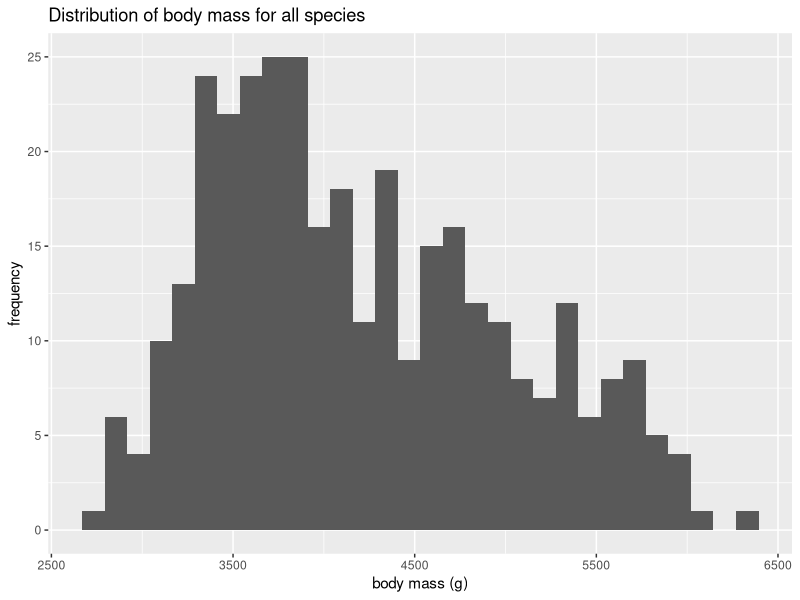
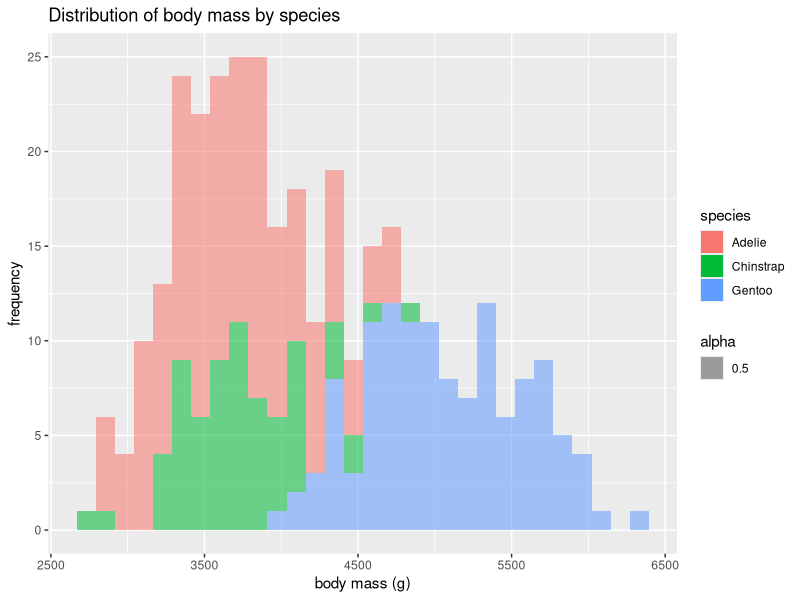
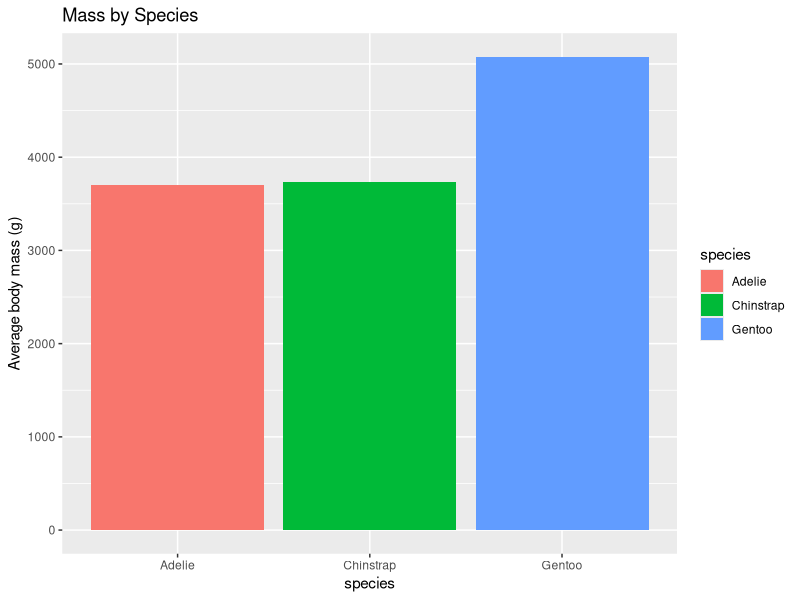
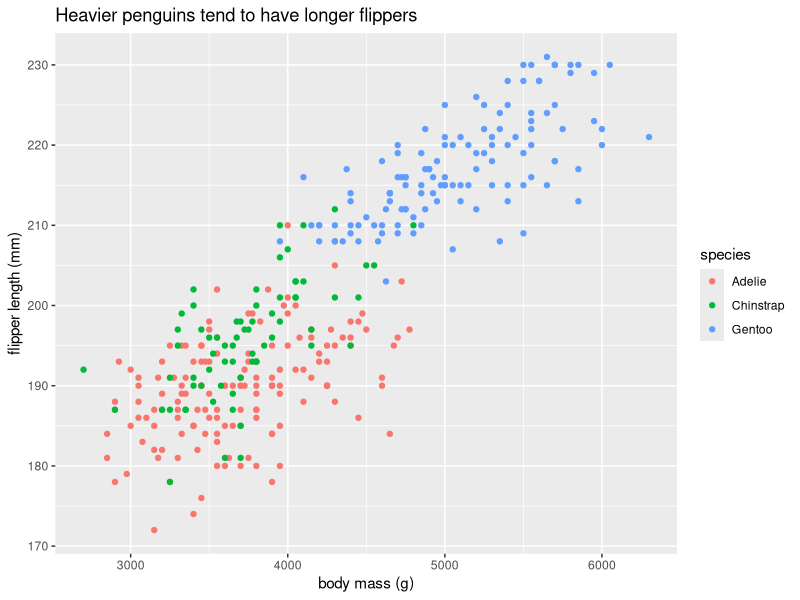
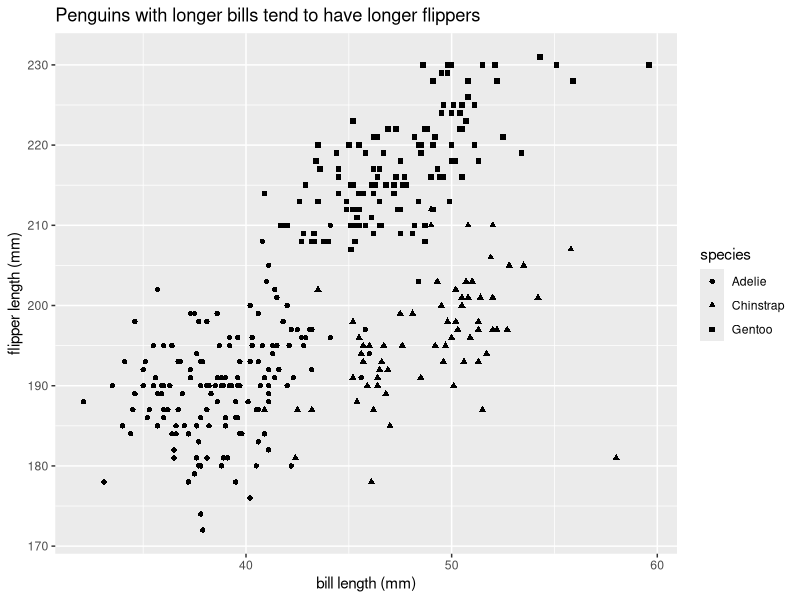
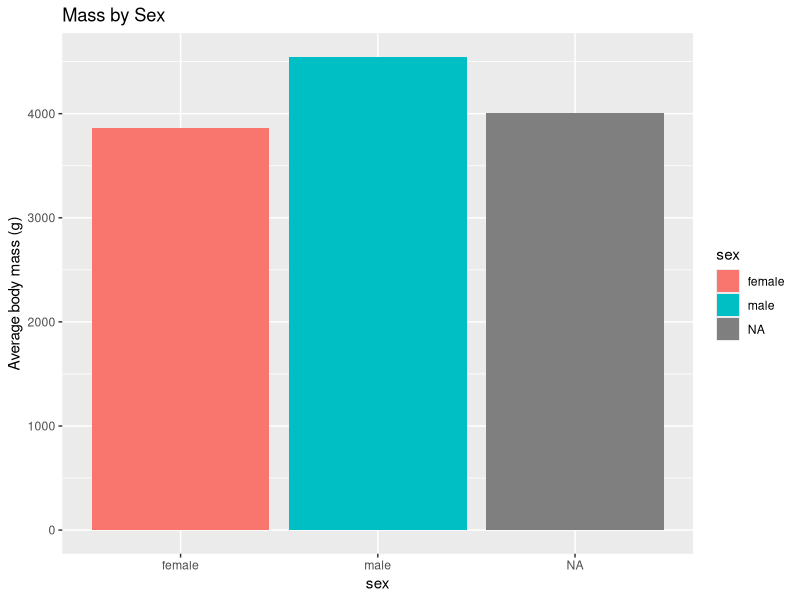
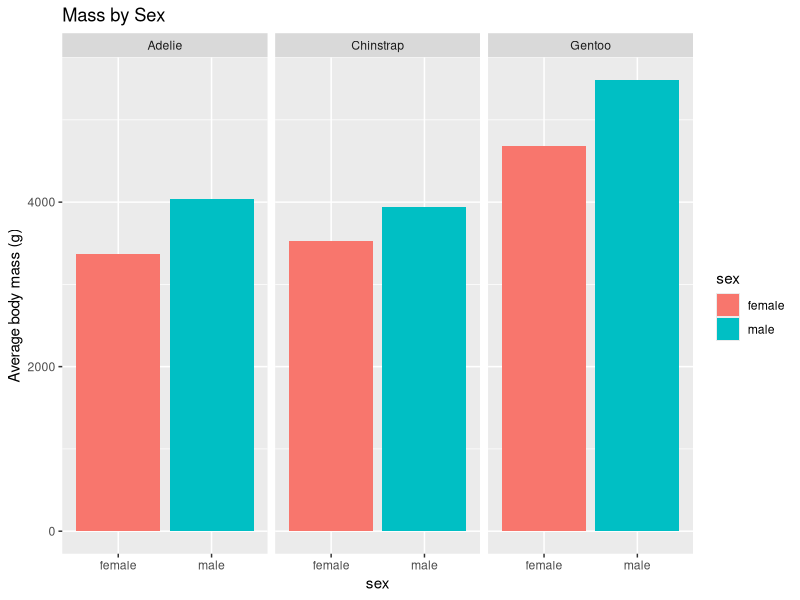
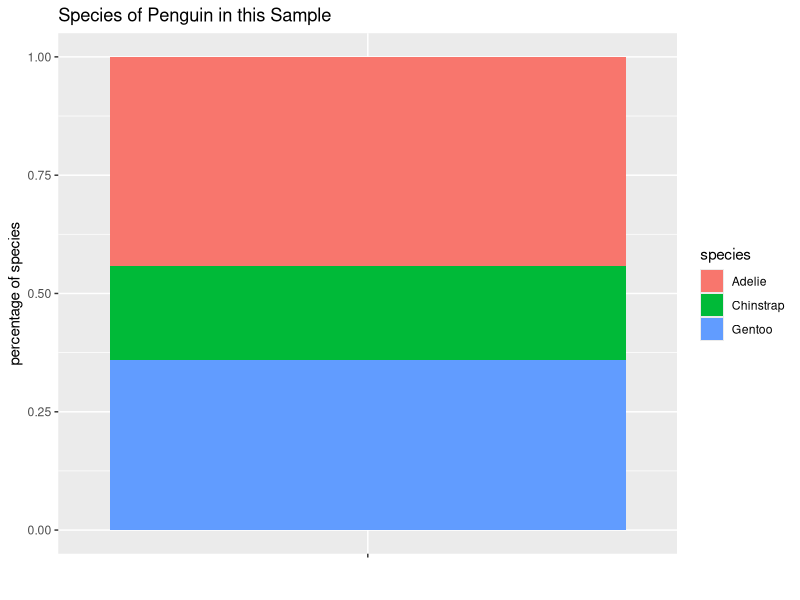

The R source for these figures, in order:
## ---- chunk 1
library(palmerpenguins)
penguins
library(tidyverse) # to make tidyverse commands available 
## ---- chunk 2
ggplot(data = penguins, mapping=aes(x=body_mass_g)) +
  geom_histogram() +
  labs(title="Distribution of body mass for all species", x = "body mass (g)", y = "frequency")

# this histogram shows a d
## ---- chunk 3
ggplot(data = penguins, mapping=aes(x=body_mass_g, fill=species, alpha=0.5)) +
  geom_histogram() +
    labs(title="Distribution of body mass by species", x = "body mass (g)", y = "frequency")
## ---- chunk 4
penguinMass <- penguins %>% 
  group_by(species) %>% 
  summarize(avgMass = mean(body_mass_g, na.rm=T))

ggplot(data=penguinMass, mapping=aes(x=species, y=avgMass, fill = species)) +
  geom_bar(stat="identity")+
  labs(title="Mass by Species", y = "Average body mass (g)", x = "species")


## ---- chunk 5
ggplot(data = penguins, mapping = aes(x=body_mass_g, y = flipper_length_mm, color = species)) +
  geom_point() +
  labs(title = "Heavier penguins tend to have longer flippers", x = "body mass (g)", y = "flipper length (mm)")
## ---- chunk 6
ggplot(data = penguins, mapping = aes(x=bill_length_mm, y = flipper_length_mm, shape = species)) +
  geom_point() +
  labs(title = "Penguins with longer bills tend to have longer flippers", x = "bill length (mm)", y = "flipper length (mm)")
## ---- chunk 7
penguinMassBySex <- penguins %>% 
  group_by(sex) %>% 
  summarize(avgMass = mean(body_mass_g, na.rm=T))

ggplot(data=penguinMassBySex, mapping=aes(x=sex, y=avgMass, fill = sex)) +
  geom_bar(stat="identity")+
  labs(title="Mass by Sex", y = "Average body mass (g)", x = "sex")
## ---- chunk 8
penguinMassBySexAndSp <- penguins %>% 
  group_by(sex, species) %>% 
  summarize(avgMass = mean(body_mass_g, na.rm=T)) %>% 
  na.omit()

ggplot(data=penguinMassBySexAndSp, mapping=aes(x=sex, y=avgMass, fill = sex)) +
  geom_bar(stat="identity") + 
  labs(title="Mass by Sex", y = "Average body mass (g)", x = "sex") +
  facet_wrap(~ species)
## ---- chunk 9

## ---- chunk 10
# first we need to calculate the number of penguins of each species in the dataset
penguinCounts <- penguins %>% group_by(species) %>% summarise(number = n())
penguinCounts

# now we need to divide each of those by the total to get the percentage
penguinCounts$perc <- penguinCounts$number / nrow(penguins)
penguinCounts

# now we can first make a bar plot with the data
penguinBP <- ggplot(penguinCounts, aes(x="", y=perc, fill = species)) +
  geom_bar(width=1, stat = "identity") +
  labs(title="Species of Penguin in this Sample", x="", y="percentage of species")

penguinBP

# and finally change that to a pie chart
penguinPieChart <- penguinBP + coord_polar("y")
penguinPieChart
